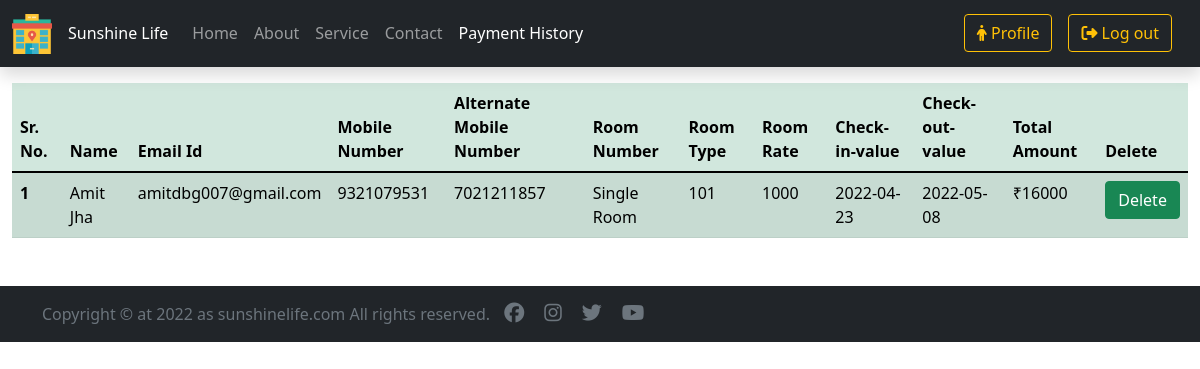
The page /payment_history.php (signed in) on the database its author committed.
### tables this page shows
CREATE TABLE `payment_details` (
  `sr_no` int(11) NOT NULL,
  `person_name` varchar(50) NOT NULL,
  `email_id` varchar(50) NOT NULL,
  `mobile_number` varchar(15) NOT NULL,
  `alternate_mobile_number` varchar(15) NOT NULL,
  `room_type` varchar(50) NOT NULL,
  `room_no` varchar(50) NOT NULL,
  `room_rate` varchar(50) NOT NULL,
  `check_in_value` varchar(50) NOT NULL,
  `check_out_value` varchar(50) NOT NULL,
  `total_amount` varchar(50) NOT NULL,
  `card_number` varchar(50) NOT NULL,
  `expiry` varchar(50) NOT NULL,
  `cvv_or_cvc` varchar(10) NOT NULL
);

### payment_history.php (the view, shortened to what this page needs)
<?php
    include "includes/header.php";
    if(isset($_SESSION['is_login'])) {
        $email_id = $_SESSION['email_id'];
    }
    else {
        header("Location: login.php");
    }
?>
<div class="container-fluid mt-3 mb-5">
    <table class="table table-responsive table-success table-striped">
        <thead>
            <tr>
            <th scope="col">Sr. No.</th>
            <th scope="col">Name</th>
            <th scope="col">Email Id</th>
            <th scope="col">Mobile Number</th>
            <th scope="col">Alternate Mobile Number</th>
            <th scope="col">Room Number</th>
            <th scope="col">Room Type</th>
            <th scope="col">Room Rate</th>
            <th scope="col">Check-in-value</th>
            <th scope="col">Check-out-value</th>
            <th scope="col">Total Amount</th>
            <th scope="col">Delete</th>
            </tr>
        </thead>
</div>
            <?php
                include "conn.php";
                $sql = "SELECT * FROM `payment_details` WHERE email_id = '$email_id'";
                $result = mysqli_query($conn, $sql);
                $num = mysqli_num_rows($result);
                if($num>0){
                    while($rows = mysqli_fetch_assoc($result)){
                        $person_name = $rows['person_name'];
                        $email_id = $rows['email_id'];
                        $mobile_number = $rows['mobile_number'];
                        $alternate_mobile_number = $rows['alternate_mobile_number'];
                        $rooms_types = $rows['room_type'];
                        $rooms_no = $rows['room_no'];
                        $rooms_rate = $rows['room_rate'];
                        $check_in_value = $rows['check_in_value'];
                        $check_out_value = $rows['check_out_value'];
                        $total_amount = $rows['total_amount'];
            ?>
            <tbody>
            <tr>
                <?php
                    $i = 0;
                    $i++;
                ?>
                <th scope="row"><?php echo $i;?></th>
                <td><?php echo $person_name;?></td>
                <td><?php echo $email_id;?></td>
                <td><?php echo $mobile_number;?></td>
                <td><?php echo $alternate_mobile_number;?></td>
                <td><?php echo $rooms_types;?></td>
                <td><?php echo $rooms_no;?></td>
                <td><?php echo $rooms_rate;?></td>
                <td><?php echo $check_in_value;?></td>
                <td><?php echo $check_out_value;?></td>
                <td><?php echo $total_amount;?></td>
                <td><form action="delete_payment_history.php" method="post"><input type="hidden" name="room_no_delete" if="room_no_delete" value="<?php echo $rooms_no;?>"><input type="submit" class="btn btn-success" value="Delete"></td>
            </tr>
            <?php
                    }
                }
                ?>
        </tbody>
<?php
    include "includes/footer.php";
?>

### rows shown on the page
payment_details: i "1", person_name "Amit Jha", email "amitdbg007@gmail.com", mobile_number "9321079531", alternate_mobile_number "7021211857", room_type "Single Room", room_no "101", room_rate "1000", check_in_value "2022-04-23", check_out_value "2022-05-08", total_amount "₹16000"
